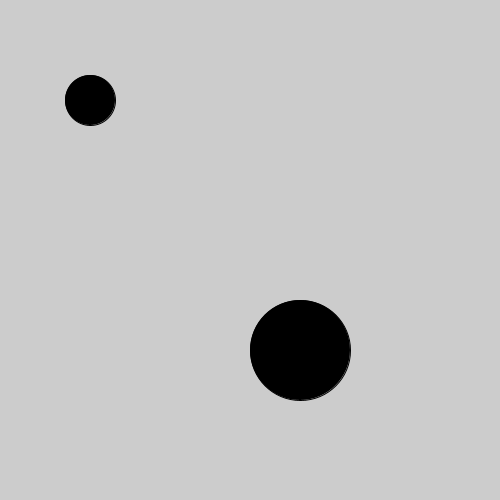
Frame 1 (no input)
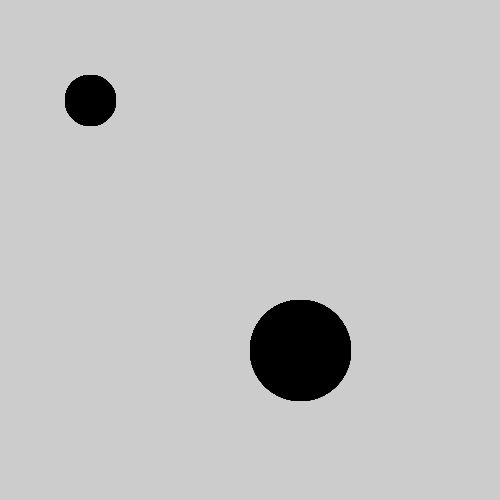
Frame 60 (the mouse pressed at the canvas centre just before this capture)
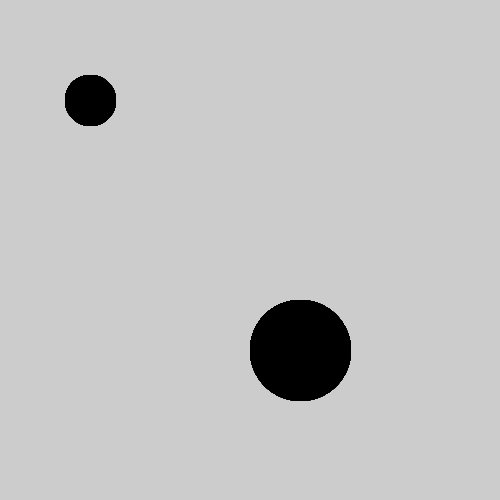
Frame 120 (the mouse held since frame 60 and released just before this capture)

The Processing sketch that drew these frames (run headless with seeded random() and noise(); from frame 60 on, the mouse is pressed at the canvas centre):

// Processing sketch: classes_exercise_1
// ── classes_exercise_1.pde
Ball ball1;
Ball ball2;

void setup() {
  size(500, 500);

  ball1 = new Ball(100, 300, 350);
  ball2 = new Ball(50, 90, 100);
}

void draw() {
  ball1.display();
  ball2.display();
}

// ── ball.pde
class Ball {

  float radius;
  float x;
  float y;

  Ball(float tempRadius, float tempX, float tempY) {
    radius = tempRadius;
    x = tempX;
    y = tempY;
  }

  void display() {
    fill(0);
    ellipse(x, y, radius, radius);
  }
}
